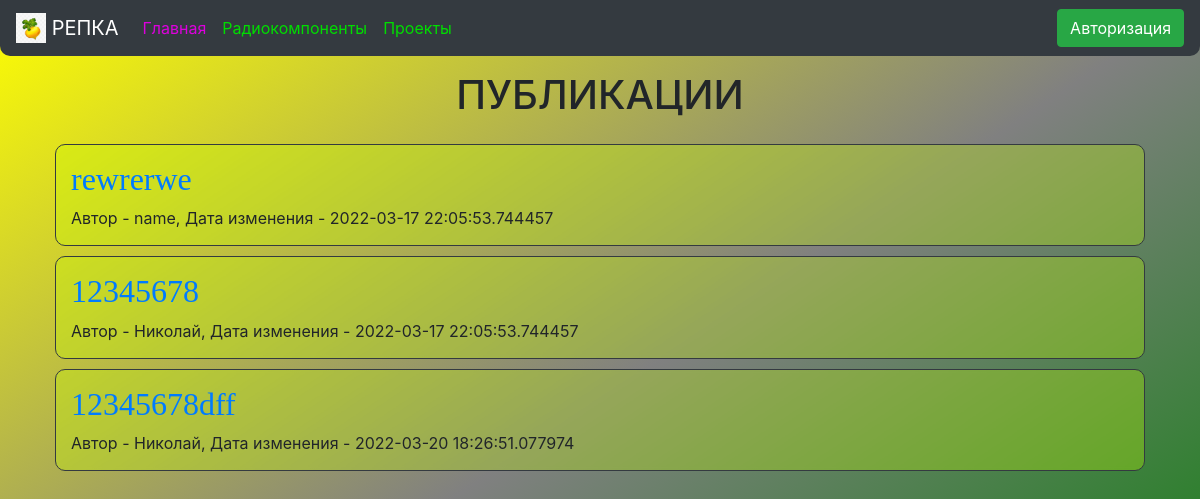
Before: /projects with the older database file.
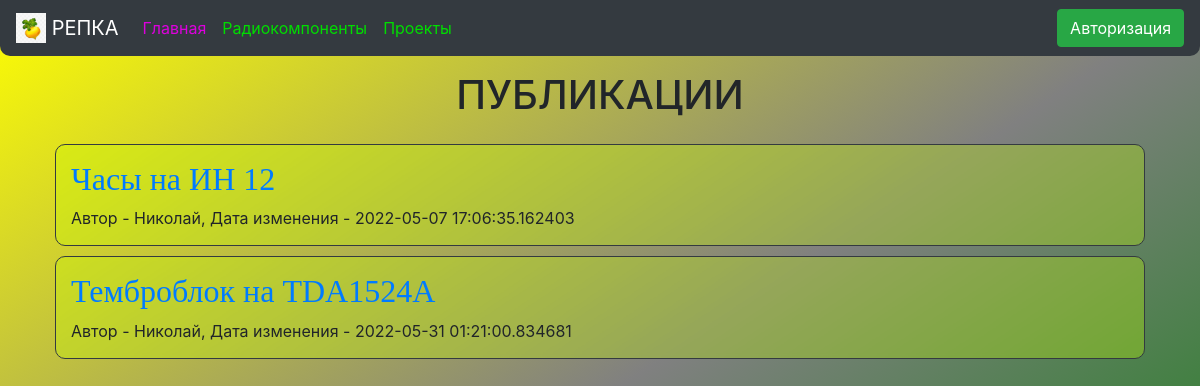
After: the same page with the newer database file.
### data/news.py (models this page shows)
class News(SqlAlchemyBase, SerializerMixin):
    __tablename__ = 'news'
    id = sqlalchemy.Column(sqlalchemy.Integer, primary_key=True, autoincrement=True)
    title = sqlalchemy.Column(sqlalchemy.String, nullable=True)
    content = sqlalchemy.Column(sqlalchemy.String, nullable=True)
    created_date = sqlalchemy.Column(sqlalchemy.DateTime, default=datetime.datetime.today())
    is_private = sqlalchemy.Column(sqlalchemy.Boolean, default=True)
    user_id = sqlalchemy.Column(sqlalchemy.Integer, sqlalchemy.ForeignKey("users.id"))
    about = sqlalchemy.Column(sqlalchemy.String, nullable=True)
    user = orm.relation('User')
    comments = orm.relation("Comment", back_populates="news")

### data/users.py (models this page shows, shortened)
class User(SqlAlchemyBase, UserMixin, SerializerMixin):
    __tablename__ = 'users'
    id = sqlalchemy.Column(sqlalchemy.Integer, primary_key=True, autoincrement=True)
    name = sqlalchemy.Column(sqlalchemy.String, nullable=True)
    about = sqlalchemy.Column(sqlalchemy.String, nullable=True)
    email = sqlalchemy.Column(sqlalchemy.String, index=True, unique=True, nullable=True)
    hashed_password = sqlalchemy.Column(sqlalchemy.String, nullable=True)
    created_date = sqlalchemy.Column(sqlalchemy.DateTime, default=datetime.datetime.now)
    news = orm.relation("News", back_populates='user')
    comments = orm.relation("Comment", back_populates="user")

### main.py (the view)
@app.route("/projects", methods=['GET', 'POST'])
def projects():
    db_sess = db_session.create_session()
    form = ProjectForm()
    if current_user.is_authenticated:
        news = db_sess.query(News).filter((News.is_private != True) | (News.user == current_user))
    else:
        news = db_sess.query(News).filter(News.is_private != True)
    if form.validate_on_submit():
        if form.is_private.data:
            news = db_sess.query(News).filter(News.user == current_user)
    return render_template("index.html", news=news, form=form)

### data/db_session.py (called while the page is built)
def create_session() -> Session:
    global __factory
    return __factory()

### templates/index.html (shortened to what this page needs)
{% extends "base.html" %}
{% block content %}
<h1 align="center" style="padding: 15px">ПУБЛИКАЦИИ</h1>
{% for item in news%}
<div class="col-md6 border border-dark"
     style="padding: 15px; margin: 10px; border-radius: 10px; backdrop-filter: blur(2px); background: rgba(200, 255, 0, 0.3);">
    <h2><font face="Comic Sans MS" color="#000000"><a style="display: block;" href="/project/{{ item.id }}">{{item.title}}</a></font>
    </h2>
    <div>
        Автор - {{item.user.name}}, Дата изменения - {{item.created_date}}
    </div>
</div>
{% endfor %}
{% endblock %}

Changed rows visible on the page:
removed News: title "rewrerwe", user.name "name", created_date "2022-03-17 22:05:53.744457"
removed News: title "12345678", user.name "Николай", created_date "2022-03-17 22:05:53.744457"
removed News: title "12345678dff", user.name "Николай", created_date "2022-03-20 18:26:51.077974"
added News: title "Часы на ИН 12", user.name "Николай", created_date "2022-05-07 17:06:35.162403"
added News: title "Темброблок на TDA1524A", user.name "Николай", created_date "2022-05-31 01:21:00.834681"
